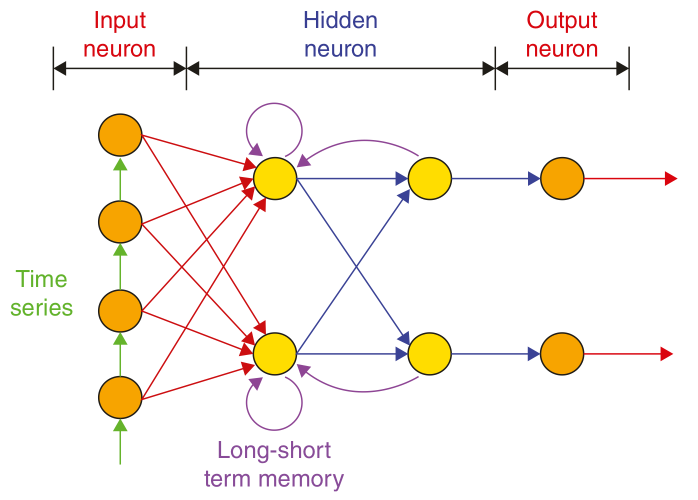
#> input picture pytorch_exercise/openCV_tutorial1/nn_network.jpeg, 1395 x 1000 px, found by its file name (shown at 1/2 size)
$ python openCV_tutorial4.py
#> lines starting #> are read from the running program, lines starting #| are printed output that depends on the picture; after the words box and inside, x2 and y2 are one past the last pixel; in counts of white or black regions, pixels touching at a corner belong together
#常用function
import cv2
import numpy as np

img = cv2.imread("openCV_tutorial/nn_network.jpeg")
#> img is the input picture: shape (1000, 1395, 3); mean B, G, R 237.9, 244.3, 249.3
img = cv2.resize(img, (0, 0), fx = 0.8, fy = 0.8)
#> img: shape (800, 1116, 3)

#把RGB圖片轉成灰階圖片
gray = cv2.cvtColor(img, cv2.COLOR_BGR2GRAY)
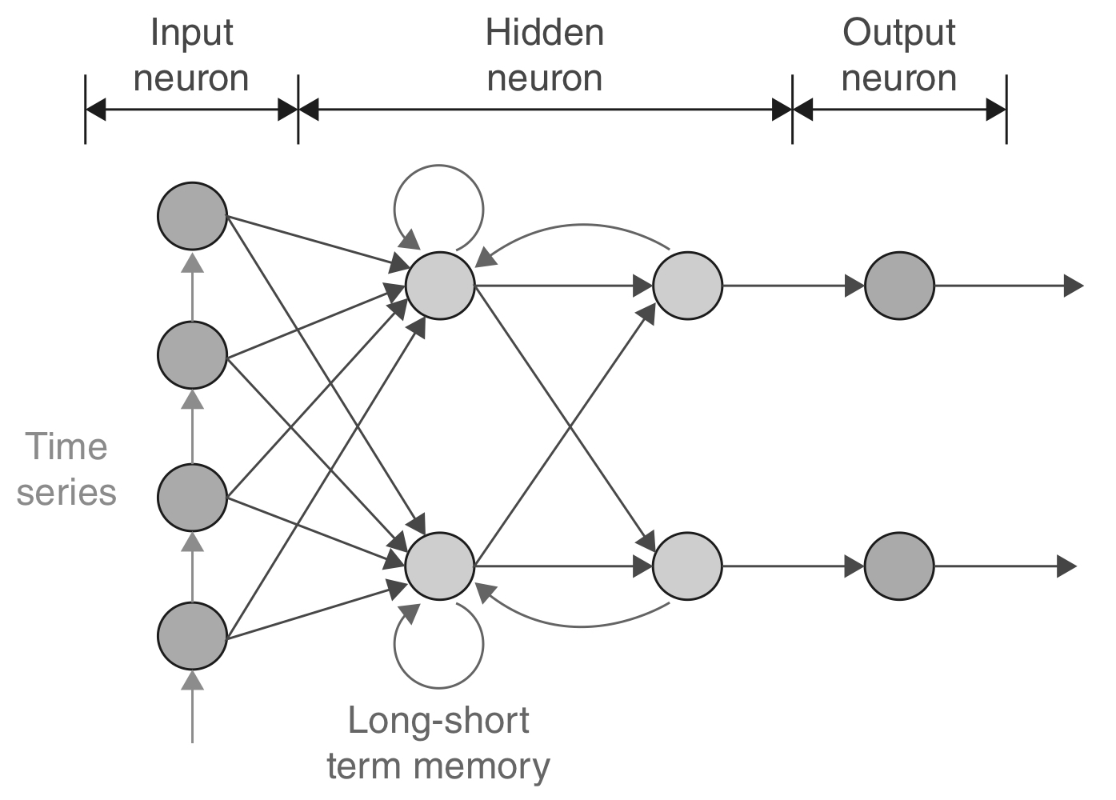
#> gray: shape (800, 1116); min 27, max 255, mean 245.1

#把圖片高斯模糊
blur = cv2.GaussianBlur(img, (7, 7), 10) #第二個參數是和，必須為奇數
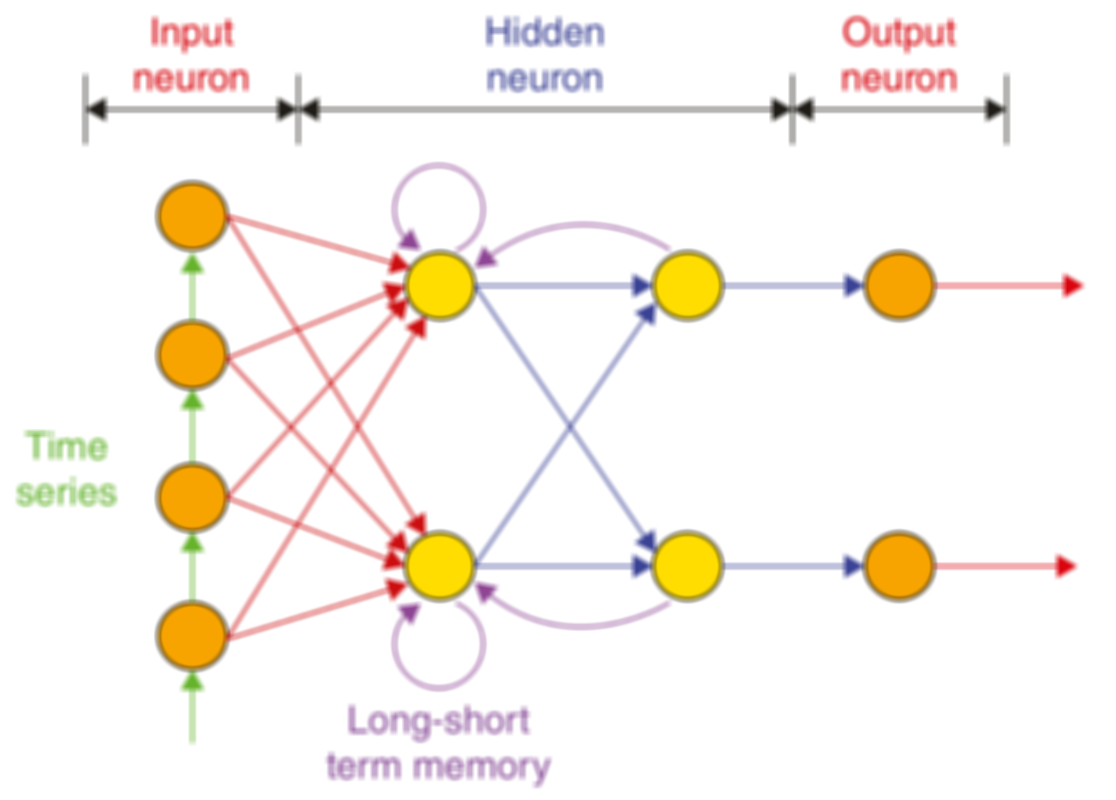
#> blur: shape (800, 1116, 3); mean B, G, R 237.9, 244.3, 249.3

#取得圖片邊緣：像素值差別很大會導致看起來像一個邊緣，算法是依據和周圍像素值差別的大小幫每個像素點計算一個分數，差別大分數高
canny = cv2.Canny(img, 150, 200) #過濾差別分數低於150的，高於200分全當成邊緣看
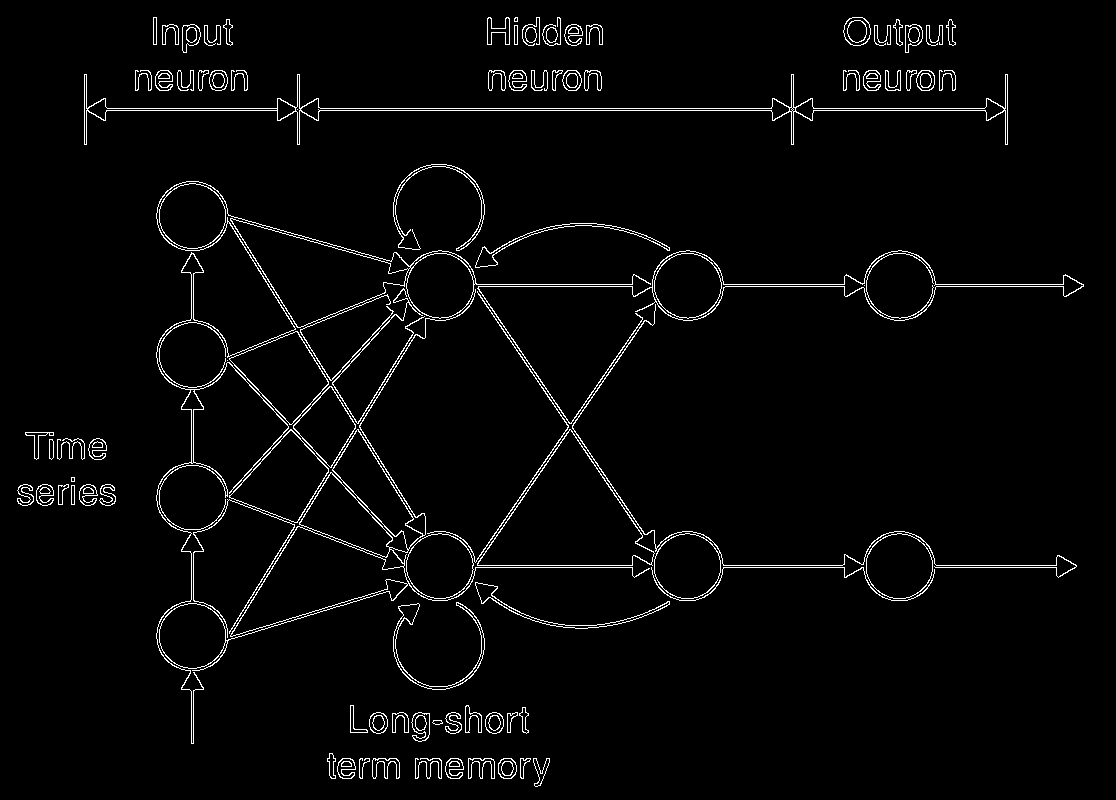
#> canny: shape (800, 1116); 2.8% white in thin lines or dots

#膨脹效果（邊緣線條變粗）
kernel = np.ones((3, 3), np.uint8) #創建一個每個值都是1，用8位元表示，大小是（3， 3）的二維陣列
kernel1 = np.ones((3, 3), np.uint8)
dilate = cv2.dilate(canny, kernel, iterations = 1)
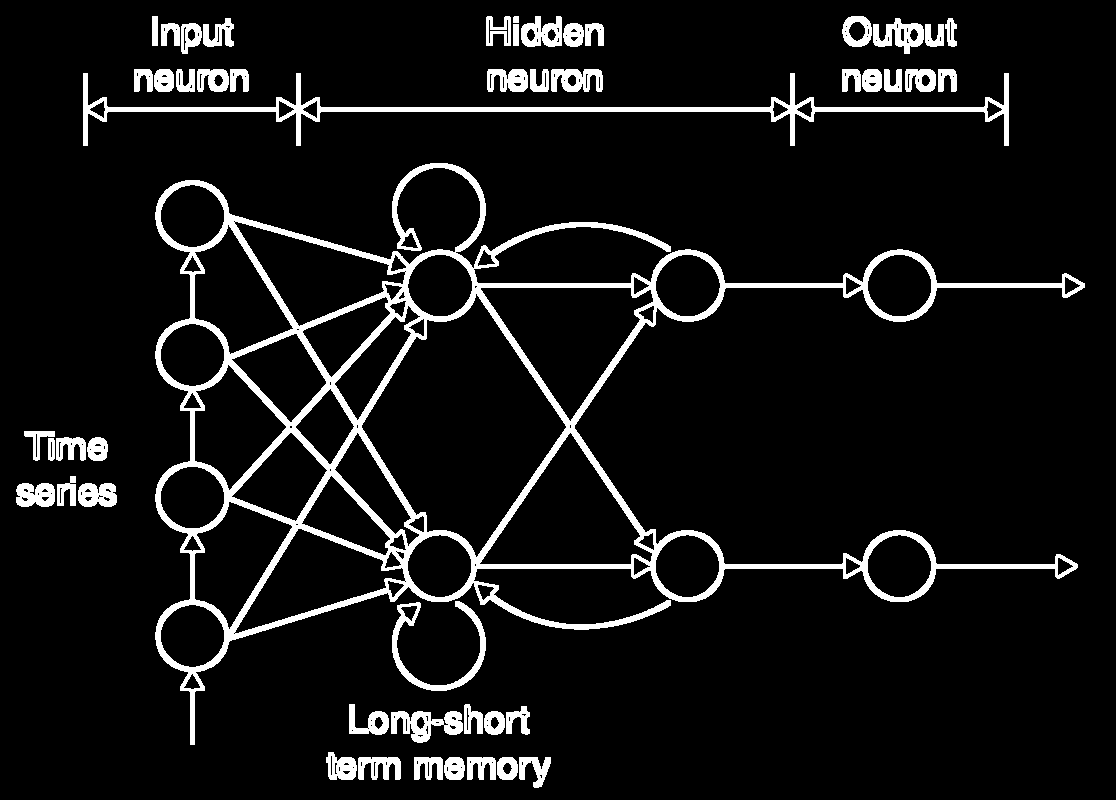
#> dilate: shape (800, 1116); 8% white; 49 white regions, largest, box (x1, y1, x2, y2) and area: (155, 163, 1085, 745) 42133, (83, 73, 1009, 146) 6771, (392, 601, 486, 691) 1601

#侵蝕效果（把圖片變細）
erode = cv2.erode(dilate, kernel1, iterations = 2)
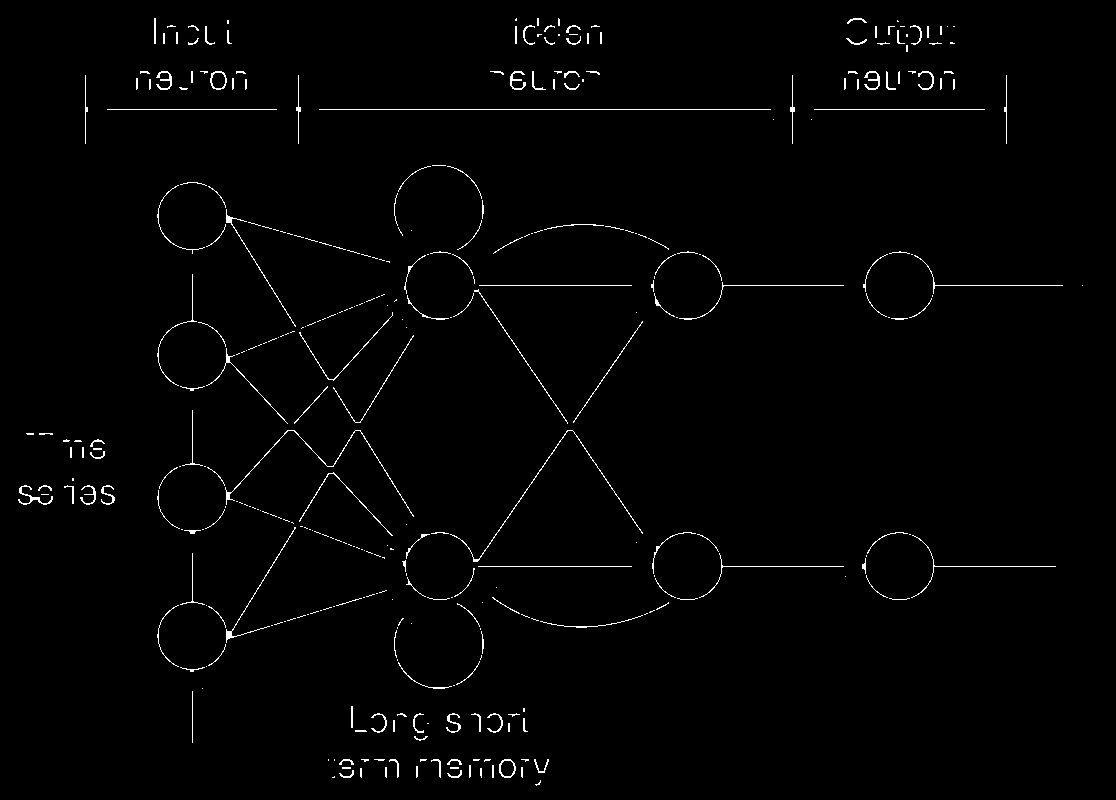
#> erode: shape (800, 1116); 1.3% white in thin lines or dots

cv2.imshow("img", img)
cv2.imshow("gray", gray)
cv2.imshow("blur", blur)
cv2.imshow("canny", canny)
cv2.imshow("dileate", dilate)
cv2.imshow("erode", erode)
cv2.waitKey(0)
